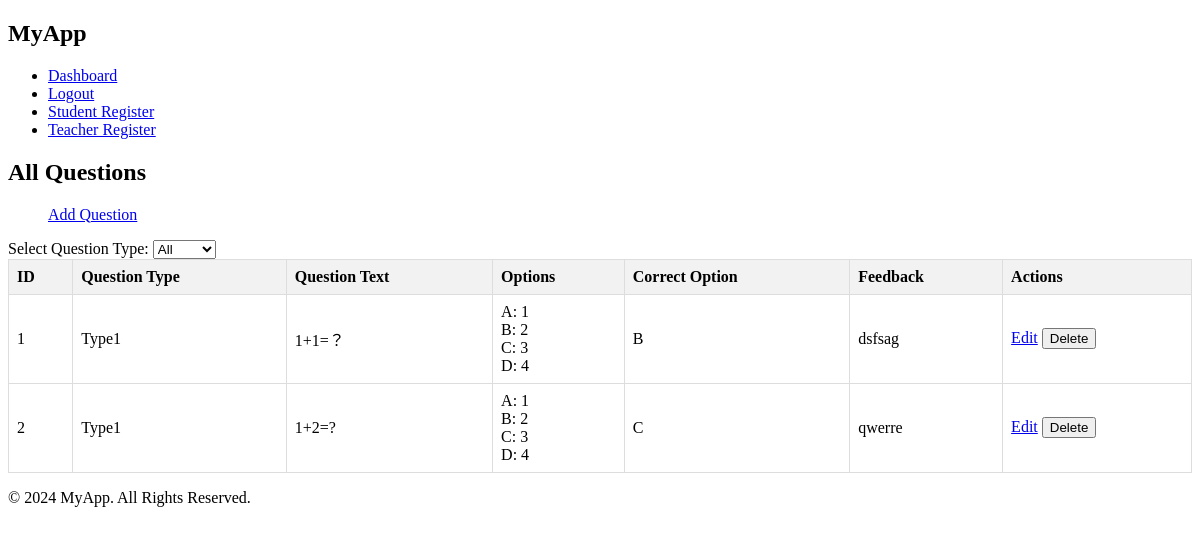
/manage_questions (signed in), run on an earlier commit of the app's database.
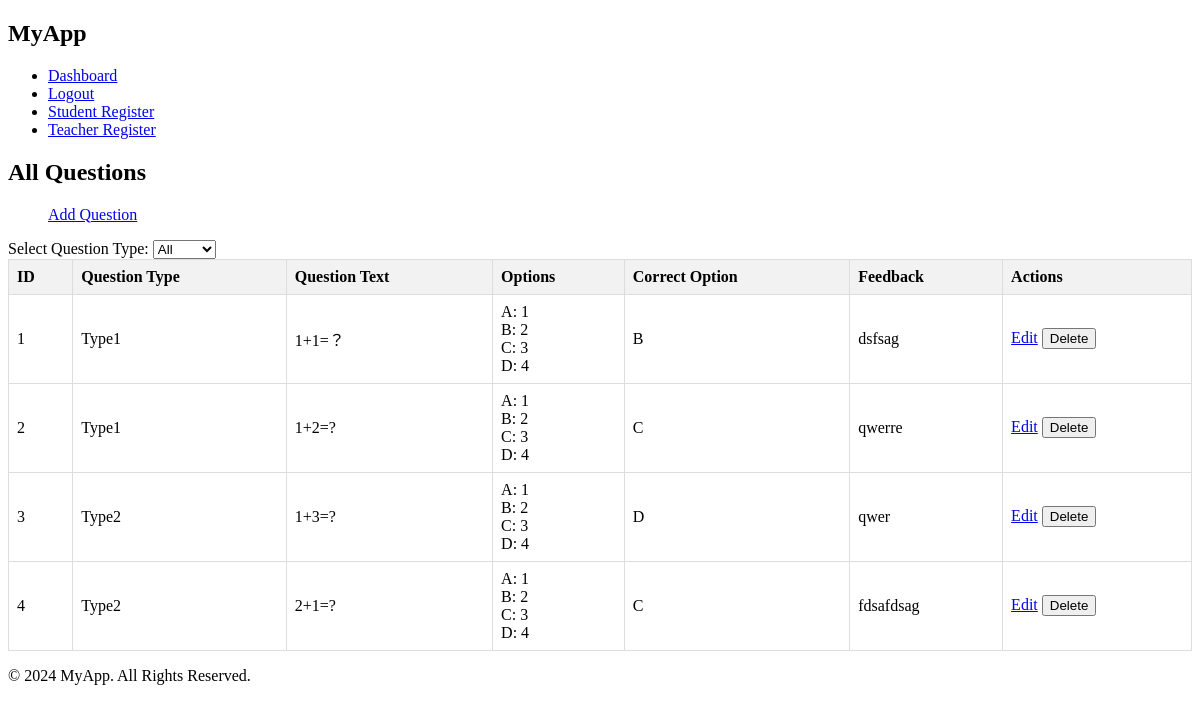
And on a later commit of the database.
### app/models/question.py (models this page shows)
class Question(db.Model):
    id = db.Column(db.Integer, primary_key=True)
    question_text = db.Column(db.Text, nullable=False)
    option_a = db.Column(db.String(200), nullable=False)
    option_b = db.Column(db.String(200), nullable=False)
    option_c = db.Column(db.String(200), nullable=False)
    option_d = db.Column(db.String(200), nullable=False)
    correct_option = db.Column(db.String(1), nullable=False)
    feedback = db.Column(db.Text, nullable=False)
    question_type = db.Column(db.String(50), nullable=False)

### app/routes/teacher_routes.py (the view)
@app.route('/manage_questions', methods=['GET'])
def manage_questions():
    if 'user_id' not in session or session['role'] != 'teacher':
        return redirect(url_for('login'))
    question_type = request.args.get('type')  # 获取查询参数，默认为'all'
    if question_type == 'type1':
        questions = Question.query.filter_by(question_type='Type1').all()
    elif question_type == 'type2':
        questions = Question.query.filter_by(question_type='Type2').all()
    else:
        questions = Question.query.all()
    return render_template('manage_questions.html', questions=questions, selected_type=question_type)

### app/templates/manage_questions.html (shortened to what this page needs)
{% extends "base.html" %}
{% block content %}
<div class="container">
    <h2>All Questions</h2>
    <ul>
        <li style="list-style-type: none"><a href="{{ url_for('add_question') }}" class="btn btn-success">Add Question</a></li>
    </ul>
    <form action="{{ url_for('manage_questions') }}" method="get" class="mb-3">
        <label for="type">Select Question Type:</label>
        <select name="type" id="type" class="form-select" onchange="this.form.submit()">
            <option value="all" {% if selected_type == 'all' %}selected{% endif %}>All</option>
        </select>
    </form>
    <table class="custom-table">
        <thead>
            <tr>
                <th>ID</th>
                <th>Question Type</th>
                <th>Question Text</th>
                <th>Options</th>
                <th>Correct Option</th>
                <th>Feedback</th>
                <th>Actions</th>
            </tr>
        </thead>
        <tbody>
            {% for question in questions %}
            <tr>
                <td>{{ question.id }}</td>
                <td>{{ question.question_type }}</td>
                <td>{{ question.question_text }}</td>
                <td>
                    A: {{ question.option_a }}<br>
                    B: {{ question.option_b }}<br>
                    C: {{ question.option_c }}<br>
                    D: {{ question.option_d }}
                </td>
                <td>{{ question.correct_option }}</td>
                <td>{{ question.feedback }}</td>
                <td>
                    <a href="{{ url_for('edit_question', question_id=question.id) }}" class="btn btn-primary">Edit</a>
                    <form action="{{ url_for('delete_question', question_id=question.id) }}" method="post" style="display:inline;">
                        <button type="submit" class="btn btn-danger">Delete</button>
                    </form>
                </td>
            </tr>
            {% endfor %}
        </tbody>
    </table>
</div>
{% endblock %}

### app/templates/base.html (shortened to what this page needs)
<!DOCTYPE html>
<html lang="en">
<head>
    <link rel="stylesheet" href="{{ url_for('static', filename='style.css') }}">
</head>
<body>
<header>
    <nav>
        <div class="container">
            <h1>MyApp</h1>
            <ul>
                <li><a href="{{ url_for('dashboard') }}">Dashboard</a></li>
                <li><a href="{{ url_for('logout') }}">Logout</a></li>
                <li><a href="{{ url_for('register_student') }}">Student Register</a></li>
                <li><a href="{{ url_for('register_teacher') }}">Teacher Register</a></li>
            </ul>
        </div>
    </nav>
</header>
<div class="container mt-4">
    {% block content %}
    {% endblock %}
</div>
<footer>
    <div class="container">
        <p>&copy; 2024 MyApp. All Rights Reserved.</p>
    </div>
</footer>
</body>
</html>

### app/static/style.css (style rules this page uses)
.custom-table { border-collapse: collapse; width: 100%; }
.custom-table th, .custom-table td { border: 1px solid #dddddd; text-align: left; padding: 8px; }
.custom-table th { background-color: #f2f2f2; }

What changed in the data, as far as the page shows it:
added Question: id "3", question_type "Type2", question_text "1+3=?", option_a "1", option_b "2", option_c "3", option_d "4", correct_option "D", feedback "qwer"
added Question: id "4", question_type "Type2", question_text "2+1=?", option_a "1", option_b "2", option_c "3", option_d "4", correct_option "C", feedback "fdsafdsag"
